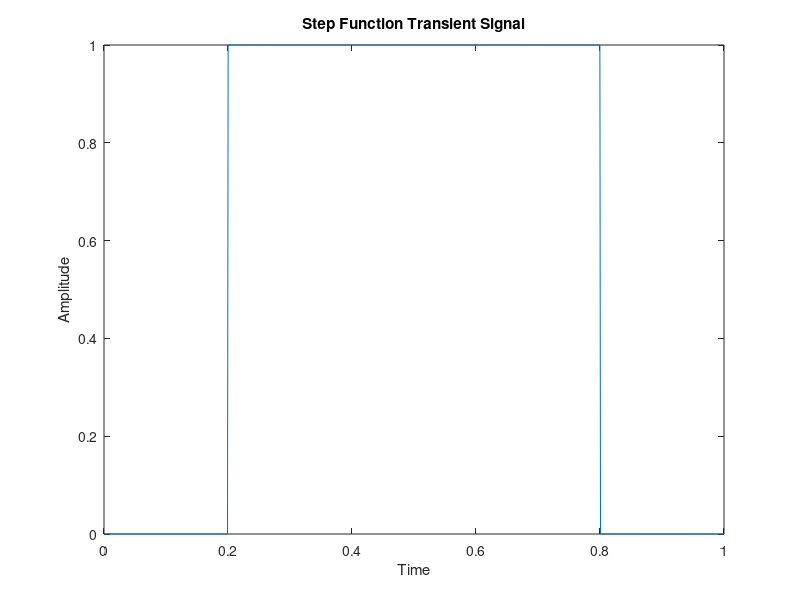

Write MATLAB code to recreate this figure.
% Define the time vector
t = linspace(0, 1, 1000);

% Generate a step function transient signal
signal = zeros(size(t));
signal(t >= 0.2 & t < 0.8) = 1;

% Plot the transient signal
plot(t, signal);
xlabel('Time');
ylabel('Amplitude');
title('Step Function Transient Signal');
